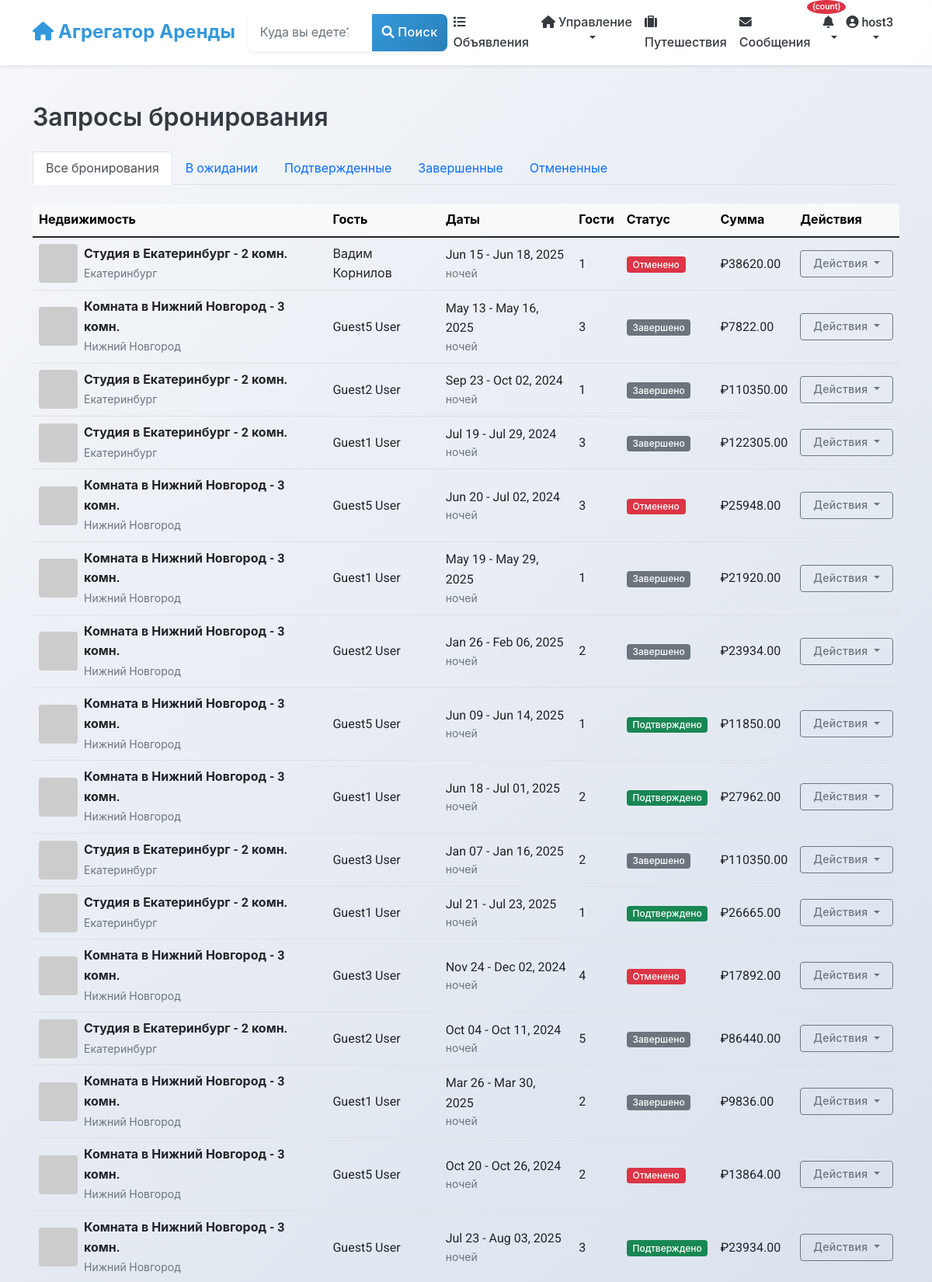
Page /listings/host-bookings/ (signed in, upper part) on the committed database.
### users/models.py (models this page shows, shortened)
class User(AbstractUser):
    phone_number = models.CharField(_("Phone number"), max_length=20, blank=True)
    profile_picture = models.URLField(_("Profile picture URL"), blank=True)
    bio = models.TextField(_("Bio"), blank=True)
    is_phone_verified = models.BooleanField(_("Phone verified"), default=False)
    is_id_verified = models.BooleanField(_("ID verified"), default=False)
    is_host = models.BooleanField(_("Is host"), default=False)
    is_guest = models.BooleanField(_("Is guest"), default=True)
    ROLE_CHOICES = [
        ('user', _('Regular User')),
        ('host', _('Host')),
        ('moderator', _('Moderator')),
        ('admin', _('Administrator')),
    ]
    role = models.CharField(_("Role"), max_length=20, choices=ROLE_CHOICES, default='user')
    email_notifications = models.BooleanField(_("Email notifications"), default=True)
    sms_notifications = models.BooleanField(_("SMS notifications"), default=False)
    date_joined = models.DateTimeField(_("Date joined"), auto_now_add=True)
    last_updated = models.DateTimeField(_("Last updated"), auto_now=True)
    class Meta:
        verbose_name = _("User")
        verbose_name_plural = _("Users")

### listings/models.py (models this page shows, shortened)
class Booking(models.Model):
    STATUS_CHOICES = [
        ('pending', _('Pending')),
        ('confirmed', _('Confirmed')),
        ('canceled', _('Canceled')),
        ('completed', _('Completed')),
    ]
    start_date = models.DateField(_("Check-in date"))
    end_date = models.DateField(_("Check-out date"))
    guests = models.PositiveSmallIntegerField(_("Number of guests"))
    status = models.CharField(_("Status"), max_length=20, choices=STATUS_CHOICES, default='pending')
    base_price = models.DecimalField(_("Base price"), max_digits=10, decimal_places=2)
    cleaning_fee = models.DecimalField(_("Cleaning fee"), max_digits=10, decimal_places=2)
    service_fee = models.DecimalField(_("Service fee"), max_digits=10, decimal_places=2)
    total_price = models.DecimalField(_("Total price"), max_digits=10, decimal_places=2)
    special_requests = models.TextField(_("Special requests"), blank=True)
    listing = models.ForeignKey(
        Listing,
        on_delete=models.CASCADE,
        related_name='bookings'
    )
    guest = models.ForeignKey(
        settings.AUTH_USER_MODEL,
        on_delete=models.CASCADE,
        related_name='bookings'
    )
    booking_reference = models.UUIDField(_("Booking reference"), default=uuid.uuid4, editable=False, unique=True)
    created_at = models.DateTimeField(_("Created at"), auto_now_add=True)
    updated_at = models.DateTimeField(_("Updated at"), auto_now=True)
    class Meta:
        verbose_name = _("Booking")
        verbose_name_plural = _("Bookings")
        ordering = ['-created_at']

class Listing(models.Model):
    title = models.CharField(_("Title"), max_length=100)
    description = models.TextField(_("Description"))
    address = models.CharField(_("Address"), max_length=255)
    city = models.CharField(_("City"), max_length=100)
    state = models.CharField(_("State/Province"), max_length=100)
    country = models.CharField(_("Country"), max_length=100)
    zip_code = models.CharField(_("ZIP/Postal Code"), max_length=20)
    latitude = models.DecimalField(_("Latitude"), max_digits=10, decimal_places=7, null=True, blank=True)
    longitude = models.DecimalField(_("Longitude"), max_digits=10, decimal_places=7, null=True, blank=True)
    price_per_night = models.DecimalField(_("Price per night"), max_digits=10, decimal_places=2)
    cleaning_fee = models.DecimalField(_("Cleaning fee"), max_digits=10, decimal_places=2, default=0)
    service_fee = models.DecimalField(_("Service fee"), max_digits=10, decimal_places=2, default=0)
    bedrooms = models.PositiveSmallIntegerField(_("Bedrooms"))
    bathrooms = models.DecimalField(_("Bathrooms"), max_digits=3, decimal_places=1)
    accommodates = models.PositiveSmallIntegerField(_("Accommodates"))
    property_type = models.CharField(_("Property type"), max_length=50)
    image_urls = models.JSONField(_("Image URLs"), default=list, null=True, blank=True)
    verification_video = models.FileField(
        _("Verification Video"),
        upload_to='verification_videos/',
        null=True,
        blank=True,
        help_text=_("Video proof of property compliance (max 250MB, for moderation only)")
    )
    amenities = models.JSONField(_("Amenities"), default=list)
    house_rules = models.TextField(_("House rules"), blank=True)
    check_in_time = models.TimeField(_("Check-in time"), null=True, blank=True)
    check_out_time = models.TimeField(_("Check-out time"), null=True, blank=True)
    minimum_nights = models.PositiveSmallIntegerField(_("Minimum nights"), default=1)
    maximum_nights = models.PositiveSmallIntegerField(_("Maximum nights"), default=30)
    is_active = models.BooleanField(_("Is active"), default=True)
    is_approved = models.BooleanField(_("Is approved"), default=False)
    host = models.ForeignKey(
        settings.AUTH_USER_MODEL,
        on_delete=models.CASCADE,
        related_name='listings'
    )
    created_at = models.DateTimeField(_("Created at"), auto_now_add=True)
    updated_at = models.DateTimeField(_("Updated at"), auto_now=True)
    class Meta:
        verbose_name = _("Listing")
        verbose_name_plural = _("Listings")
        ordering = ['-created_at', '-id']
        ordering = ['-created_at']
    @property
    def main_image_url(self):
        main_image = self.images.filter(is_main=True).first()
        if main_image:
            return main_image.image.url
        first_image = self.images.first()
        if first_image:
            return first_image.image.url
        if self.image_urls and len(self.image_urls) > 0:
            return self.image_urls[0]
        return "https://via.placeholder.com/800x600.png?text=No+Image+Available"

### listings/views.py (the view)
# urls.py: path('host-bookings/', views.host_bookings, name='host_bookings'),
@login_required
def host_bookings(request):
    if not request.user.is_host:
        messages.error(request, "You are not registered as a host.")
        return redirect('listings:listing_list')
    bookings = Booking.objects.filter(
        listing__host=request.user
    ).select_related('listing', 'guest')
    status = request.GET.get('status')
    if status and status in [choice[0] for choice in Booking.STATUS_CHOICES]:
        bookings = bookings.filter(status=status)
    return render(request, 'listings/host_bookings.html', {
        'bookings': bookings,
        'status_choices': Booking.STATUS_CHOICES,
        'current_status': status
    })

### listings/templates/listings/host_bookings.html (shortened to what this page needs)
{% extends 'base.html' %}
{% load static %}
{% block content %}
<div class="container py-4">
    <div class="row">
        <div class="col-12">
            <h2 class="mb-4">Запросы бронирования</h2>
            <ul class="nav nav-tabs mb-4">
                <li class="nav-item">
                    <a class="nav-link {% if not current_status %}active{% endif %}" href="{% url 'listings:host_bookings' %}">
                        Все бронирования
                    </a>
                </li>
                <li class="nav-item">
                    <a class="nav-link {% if current_status == 'pending' %}active{% endif %}" href="{% url 'listings:host_bookings' %}?status=pending">
                        В ожидании
                    </a>
                </li>
                <li class="nav-item">
                    <a class="nav-link {% if current_status == 'confirmed' %}active{% endif %}" href="{% url 'listings:host_bookings' %}?status=confirmed">
                        Подтвержденные
                    </a>
                </li>
                <li class="nav-item">
                    <a class="nav-link {% if current_status == 'completed' %}active{% endif %}" href="{% url 'listings:host_bookings' %}?status=completed">
                        Завершенные
                    </a>
                </li>
                <li class="nav-item">
                    <a class="nav-link {% if current_status == 'canceled' %}active{% endif %}" href="{% url 'listings:host_bookings' %}?status=canceled">
                        Отмененные
                    </a>
                </li>
            </ul>
            {% if bookings %}
                <div class="table-responsive">
                    <table class="table table-hover align-middle">
                        <thead class="table-light">
                            <tr>
                                <th>Недвижимость</th>
                                <th>Гость</th>
                                <th>Даты</th>
                                <th>Гости</th>
                                <th>Статус</th>
                                <th>Сумма</th>
                                <th>Действия</th>
                            </tr>
                        </thead>
                        <tbody>
                            {% for booking in bookings %}
                            <tr>
                                <td>
                                    <div class="d-flex align-items-center">
                                        <img src="{{ booking.listing.main_image_url }}" alt="{{ booking.listing.title }}" class="rounded me-2" style="width: 50px; height: 50px; object-fit: cover;">
                                        <div>
                                            <div class="fw-bold">{{ booking.listing.title }}</div>
                                            <small class="text-muted">{{ booking.listing.city }}</small>
                                        </div>
                                    </div>
                                </td>
                                <td>
                                    {{ booking.guest.get_full_name|default:booking.guest.username }}
                                </td>
                                <td>
                                    {{ booking.start_date|date:"M d" }} - {{ booking.end_date|date:"M d, Y" }}
                                    <div class="small text-muted">{{ booking.nights }} ночей</div>
                                </td>
                                <td>{{ booking.guests }}</td>
                                <td>
                                    <span class="badge {% if booking.status == 'confirmed' %}bg-success{% elif booking.status == 'pending' %}bg-warning text-dark{% elif booking.status == 'canceled' %}bg-danger{% elif booking.status == 'completed' %}bg-secondary{% endif %}">
                                        {% if booking.status == 'confirmed' %}Подтверждено
                                        {% elif booking.status == 'pending' %}В ожидании
                                        {% elif booking.status == 'canceled' %}Отменено
                                        {% elif booking.status == 'completed' %}Завершено
                                        {% endif %}
                                    </span>
                                </td>
                                <td>₽{{ booking.total_price }}</td>
                                <td>
                                    <div class="dropdown">
                                        <button class="btn btn-sm btn-outline-secondary dropdown-toggle" type="button" data-bs-toggle="dropdown" aria-expanded="false">
                                            Действия
                                        </button>
                                    </div>
                                </td>
                            </tr>
                            {% endfor %}
                        </tbody>
                    </table>
                </div>
            {% endif %}
        </div>
    </div>
</div>
{% endblock %}

### templates/includes/navbar.html (shortened to what this page needs)
<nav class="navbar navbar-expand-lg navbar-light bg-white shadow-sm">
    <div class="container">
        <a class="navbar-brand" href="{% url 'home' %}">
            <i class="fas fa-home"></i> Агрегатор Аренды
        </a>
        <div class="collapse navbar-collapse" id="navbarSupportedContent">
            <form class="d-flex mx-auto my-2 my-lg-0" action="{% url 'listings:listing_list' %}" method="get">
                <div class="input-group">
                    <input class="form-control" type="search" name="location" placeholder="Куда вы едете?"
                           aria-label="Search" value="{{ request.GET.location|default:'' }}">
                    <button class="btn btn-primary" type="submit">
                        <i class="fas fa-search"></i> Поиск
                    </button>
                </div>
            </form>
            <ul class="navbar-nav ms-auto mb-2 mb-lg-0">
                <li class="nav-item">
                    <a class="nav-link {% if request.resolver_match.url_name == 'listing_list' %}active{% endif %}"
                       href="{% url 'listings:listing_list' %}">
                        <i class="fas fa-list"></i> Объявления
                    </a>
                </li>
                {% if user.is_authenticated %}
                    {% if user.is_host %}
                    <li class="nav-item dropdown">
                        <a class="nav-link dropdown-toggle" href="#" id="hostDropdown" role="button"
                           data-bs-toggle="dropdown" aria-expanded="false">
                            <i class="fas fa-home"></i> Управление
                        </a>
                    </li>
                    {% else %}
                    <li class="nav-item">
                        <a class="nav-link" href="{% url 'listings:listing_create' %}">
                            <i class="fas fa-plus"></i> Подать объявление
                        </a>
                    </li>
                    {% endif %}
                    <li class="nav-item">
                        <a class="nav-link {% if request.resolver_match.url_name == 'user_bookings' %}active{% endif %}"
                           href="{% url 'listings:user_bookings' %}">
                            <i class="fas fa-suitcase"></i> Путешествия
                        </a>
                    </li>
                    <li class="nav-item">
                        <a class="nav-link position-relative {% if 'chat' in request.path %}active{% endif %}"
                           href="{% url 'chat:conversation_list' %}">
                            <i class="fas fa-envelope"></i> Сообщения
                        </a>
                    </li>
                    <li class="nav-item dropdown">
                        <a class="nav-link dropdown-toggle position-relative" href="#" id="notificationDropdown"
                           role="button" data-bs-toggle="dropdown" aria-expanded="false"
                           onclick="loadNotifications()"
                           data-bs-auto-close="outside">
                            <i class="fas fa-bell"></i>
                            <span class="position-absolute"
                                  id="notification-badge-container"
                                  style="top: -8px; right: -8px; z-index: 1000;"
                                  hx-get="{% url 'notifications:get_unread_count' %}"
                                  hx-trigger="load, every 30s"
                                  hx-swap="innerHTML">
                                {% load notify_tags %}
                                {% notification_count as count %}
                                {% if count > 0 %}
                                <span class="badge bg-danger" id="notification-badge" style="font-size: 0.7rem; min-width: 18px; height: 18px; border-radius: 50%; display: flex; align-items: center; justify-content: center;">{count}</span>
                                {% endif %}
                            </span>
                        </a>
                    </li>
                    <li class="nav-item dropdown">
                        <a class="nav-link dropdown-toggle" href="#" id="userDropdown" role="button"
                           data-bs-toggle="dropdown" aria-expanded="false">
                            {% if user.profile_picture %}
                                <img src="{{ user.profile_picture }}" alt="{{ user.username }}" class="user-avatar sm me-1">
                            {% else %}
                                <i class="fas fa-user-circle"></i>
                            {% endif %}
                            {{ user.username }}
                        </a>
                    </li>
                {% endif %}
            </ul>
        </div>
    </div>
</nav>

### rows in the picture
User: username "host3"
Booking: listing "Студия в Екатеринбург - 2 комн.", listing.city "Екатеринбург", guest.get_full_name "Вадим Корнилов", start_date "Jun 15", end_date "Jun 18, 2025", guests "1", status "Отменено", total_price "38620.00"
Booking: listing "Комната в Нижний Новгород - 3 комн.", listing.city "Нижний Новгород", guest.get_full_name "Guest5 User", start_date "May 13", end_date "May 16, 2025", guests "3", status "Завершено", total_price "7822.00"
Booking: listing "Студия в Екатеринбург - 2 комн.", listing.city "Екатеринбург", guest.get_full_name "Guest2 User", start_date "Sep 23", end_date "Oct 02, 2024", guests "1", status "Завершено", total_price "110350.00"
Booking: listing "Студия в Екатеринбург - 2 комн.", listing.city "Екатеринбург", guest.get_full_name "Guest1 User", start_date "Jul 19", end_date "Jul 29, 2024", guests "3", status "Завершено", total_price "122305.00"
Booking: listing "Комната в Нижний Новгород - 3 комн.", listing.city "Нижний Новгород", guest.get_full_name "Guest5 User", start_date "Jun 20", end_date "Jul 02, 2024", guests "3", status "Отменено", total_price "25948.00"
Booking: listing "Комната в Нижний Новгород - 3 комн.", listing.city "Нижний Новгород", guest.get_full_name "Guest1 User", start_date "May 19", end_date "May 29, 2025", guests "1", status "Завершено", total_price "21920.00"
Booking: listing "Комната в Нижний Новгород - 3 комн.", listing.city "Нижний Новгород", guest.get_full_name "Guest2 User", start_date "Jan 26", end_date "Feb 06, 2025", guests "2", status "Завершено", total_price "23934.00"
Booking: listing "Комната в Нижний Новгород - 3 комн.", listing.city "Нижний Новгород", guest.get_full_name "Guest5 User", start_date "Jun 09", end_date "Jun 14, 2025", guests "1", status "Подтверждено", total_price "11850.00"
Booking: listing "Комната в Нижний Новгород - 3 комн.", listing.city "Нижний Новгород", guest.get_full_name "Guest1 User", start_date "Jun 18", end_date "Jul 01, 2025", guests "2", status "Подтверждено", total_price "27962.00"
Booking: listing "Студия в Екатеринбург - 2 комн.", listing.city "Екатеринбург", guest.get_full_name "Guest3 User", start_date "Jan 07", end_date "Jan 16, 2025", guests "2", status "Завершено", total_price "110350.00"
Booking: listing "Студия в Екатеринбург - 2 комн.", listing.city "Екатеринбург", guest.get_full_name "Guest1 User", start_date "Jul 21", end_date "Jul 23, 2025", guests "1", status "Подтверждено", total_price "26665.00"
Booking: listing "Комната в Нижний Новгород - 3 комн.", listing.city "Нижний Новгород", guest.get_full_name "Guest3 User", start_date "Nov 24", end_date "Dec 02, 2024", guests "4", status "Отменено", total_price "17892.00"
Booking: listing "Студия в Екатеринбург - 2 комн.", listing.city "Екатеринбург", guest.get_full_name "Guest2 User", start_date "Oct 04", end_date "Oct 11, 2024", guests "5", status "Завершено", total_price "86440.00"
Booking: listing "Комната в Нижний Новгород - 3 комн.", listing.city "Нижний Новгород", guest.get_full_name "Guest1 User", start_date "Mar 26", end_date "Mar 30, 2025", guests "2", status "Завершено", total_price "9836.00"
Booking: listing "Комната в Нижний Новгород - 3 комн.", listing.city "Нижний Новгород", guest.get_full_name "Guest5 User", start_date "Oct 20", end_date "Oct 26, 2024", guests "2", status "Отменено", total_price "13864.00"
Booking: listing "Комната в Нижний Новгород - 3 комн.", listing.city "Нижний Новгород", guest.get_full_name "Guest5 User", start_date "Jul 23", end_date "Aug 03, 2025", guests "3", status "Подтверждено", total_price "23934.00"
